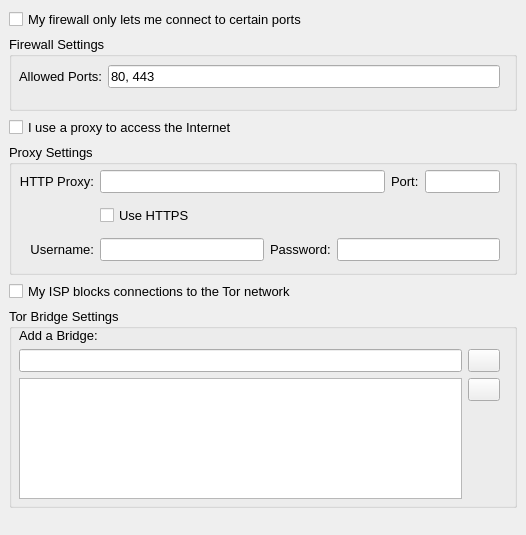
<ui version="4.0" >
 <class>FirewallPage</class>
 <widget class="QWidget" name="FirewallPage" >
  <property name="geometry" >
   <rect>
    <x>0</x>
    <y>0</y>
    <width>526</width>
    <height>535</height>
   </rect>
  </property>
  <property name="font" >
   <font>
    <pointsize>10</pointsize>
   </font>
  </property>
  <property name="contextMenuPolicy" >
   <enum>Qt::NoContextMenu</enum>
  </property>
  <layout class="QVBoxLayout" >
   <property name="margin" >
    <number>9</number>
   </property>
   <property name="spacing" >
    <number>6</number>
   </property>
   <item>
    <widget class="QCheckBox" name="chkFascistFirewall" >
     <property name="contextMenuPolicy" >
      <enum>Qt::NoContextMenu</enum>
     </property>
     <property name="toolTip" >
      <string>Check to run as a Tor network server</string>
     </property>
     <property name="text" >
      <string>My firewall only lets me connect to certain ports</string>
     </property>
     <property name="checked" >
      <bool>false</bool>
     </property>
    </widget>
   </item>
   <item>
    <widget class="QGroupBox" name="grpFirewallSettings" >
     <property name="sizePolicy" >
      <sizepolicy>
       <hsizetype>5</hsizetype>
       <vsizetype>1</vsizetype>
       <horstretch>0</horstretch>
       <verstretch>0</verstretch>
      </sizepolicy>
     </property>
     <property name="minimumSize" >
      <size>
       <width>0</width>
       <height>75</height>
      </size>
     </property>
     <property name="title" >
      <string>Firewall Settings</string>
     </property>
     <widget class="QWidget" name="horizontalLayout" >
      <property name="geometry" >
       <rect>
        <x>10</x>
        <y>20</y>
        <width>481</width>
        <height>41</height>
       </rect>
      </property>
      <layout class="QHBoxLayout" >
       <property name="margin" >
        <number>0</number>
       </property>
       <property name="spacing" >
        <number>6</number>
       </property>
       <item>
        <widget class="QLabel" name="lblAllowedPorts" >
         <property name="text" >
          <string>Allowed Ports:</string>
         </property>
        </widget>
       </item>
       <item>
        <widget class="QLineEdit" name="lineAllowedPorts" >
         <property name="sizePolicy" >
          <sizepolicy>
           <hsizetype>7</hsizetype>
           <vsizetype>0</vsizetype>
           <horstretch>0</horstretch>
           <verstretch>0</verstretch>
          </sizepolicy>
         </property>
         <property name="inputMask" >
          <string/>
         </property>
         <property name="text" >
          <string>80, 443</string>
         </property>
        </widget>
       </item>
      </layout>
     </widget>
    </widget>
   </item>
   <item>
    <widget class="QCheckBox" name="chkUseProxy" >
     <property name="text" >
      <string>I use a proxy to access the Internet</string>
     </property>
    </widget>
   </item>
   <item>
    <widget class="QGroupBox" name="grpProxySettings" >
     <property name="sizePolicy" >
      <sizepolicy>
       <hsizetype>5</hsizetype>
       <vsizetype>1</vsizetype>
       <horstretch>0</horstretch>
       <verstretch>0</verstretch>
      </sizepolicy>
     </property>
     <property name="minimumSize" >
      <size>
       <width>0</width>
       <height>131</height>
      </size>
     </property>
     <property name="title" >
      <string>Proxy Settings</string>
     </property>
     <widget class="QWidget" name="gridLayout" >
      <property name="geometry" >
       <rect>
        <x>10</x>
        <y>20</y>
        <width>481</width>
        <height>105</height>
       </rect>
      </property>
      <layout class="QGridLayout" >
       <property name="margin" >
        <number>0</number>
       </property>
       <property name="spacing" >
        <number>6</number>
       </property>
       <item row="2" column="0" >
        <widget class="QLabel" name="label_3" >
         <property name="text" >
          <string>Username:</string>
         </property>
         <property name="alignment" >
          <set>Qt::AlignRight|Qt::AlignTrailing|Qt::AlignVCenter</set>
         </property>
        </widget>
       </item>
       <item row="1" column="1" colspan="3" >
        <widget class="QCheckBox" name="chkProxyUseHttps" >
         <property name="text" >
          <string>Use HTTPS</string>
         </property>
        </widget>
       </item>
       <item row="0" column="0" >
        <widget class="QLabel" name="lblHttpProxy" >
         <property name="text" >
          <string>HTTP Proxy:</string>
         </property>
         <property name="alignment" >
          <set>Qt::AlignRight|Qt::AlignTrailing|Qt::AlignVCenter</set>
         </property>
        </widget>
       </item>
       <item row="1" column="4" >
        <spacer>
         <property name="orientation" >
          <enum>Qt::Horizontal</enum>
         </property>
         <property name="sizeHint" >
          <size>
           <width>40</width>
           <height>20</height>
          </size>
         </property>
        </spacer>
       </item>
       <item row="2" column="1" colspan="4" >
        <layout class="QHBoxLayout" >
         <property name="margin" >
          <number>0</number>
         </property>
         <property name="spacing" >
          <number>6</number>
         </property>
         <item>
          <widget class="QLineEdit" name="lineHttpProxyUsername" />
         </item>
         <item>
          <widget class="QLabel" name="label_4" >
           <property name="text" >
            <string>Password:</string>
           </property>
          </widget>
         </item>
         <item>
          <widget class="QLineEdit" name="lineHttpProxyPassword" >
           <property name="echoMode" >
            <enum>QLineEdit::Password</enum>
           </property>
          </widget>
         </item>
        </layout>
       </item>
       <item row="0" column="1" colspan="4" >
        <layout class="QHBoxLayout" >
         <property name="margin" >
          <number>0</number>
         </property>
         <property name="spacing" >
          <number>6</number>
         </property>
         <item>
          <widget class="QLineEdit" name="lineHttpProxyAddress" />
         </item>
         <item>
          <widget class="QLabel" name="label_2" >
           <property name="text" >
            <string>Port:</string>
           </property>
          </widget>
         </item>
         <item>
          <widget class="QLineEdit" name="lineHttpProxyPort" >
           <property name="maximumSize" >
            <size>
             <width>75</width>
             <height>16777215</height>
            </size>
           </property>
           <property name="maxLength" >
            <number>5</number>
           </property>
          </widget>
         </item>
        </layout>
       </item>
      </layout>
     </widget>
    </widget>
   </item>
   <item>
    <widget class="QCheckBox" name="chkUseBridge" >
     <property name="text" >
      <string>My ISP blocks connections to the Tor network</string>
     </property>
    </widget>
   </item>
   <item>
    <widget class="QGroupBox" name="grpBridgeSettings" >
     <property name="sizePolicy" >
      <sizepolicy>
       <hsizetype>5</hsizetype>
       <vsizetype>7</vsizetype>
       <horstretch>0</horstretch>
       <verstretch>0</verstretch>
      </sizepolicy>
     </property>
     <property name="minimumSize" >
      <size>
       <width>0</width>
       <height>200</height>
      </size>
     </property>
     <property name="title" >
      <string>Tor Bridge Settings</string>
     </property>
     <widget class="QWidget" name="verticalLayout" >
      <property name="geometry" >
       <rect>
        <x>10</x>
        <y>20</y>
        <width>481</width>
        <height>171</height>
       </rect>
      </property>
      <layout class="QVBoxLayout" >
       <property name="margin" >
        <number>0</number>
       </property>
       <property name="spacing" >
        <number>6</number>
       </property>
       <item>
        <widget class="QLabel" name="lblAddBridge" >
         <property name="sizePolicy" >
          <sizepolicy>
           <hsizetype>7</hsizetype>
           <vsizetype>5</vsizetype>
           <horstretch>0</horstretch>
           <verstretch>0</verstretch>
          </sizepolicy>
         </property>
         <property name="text" >
          <string>Add a Bridge:</string>
         </property>
        </widget>
       </item>
       <item>
        <layout class="QHBoxLayout" >
         <property name="margin" >
          <number>0</number>
         </property>
         <property name="spacing" >
          <number>6</number>
         </property>
         <item>
          <layout class="QVBoxLayout" >
           <property name="margin" >
            <number>0</number>
           </property>
           <property name="spacing" >
            <number>6</number>
           </property>
           <item>
            <widget class="QLineEdit" name="lineBridge" />
           </item>
           <item>
            <widget class="QListWidget" name="listBridges" />
           </item>
          </layout>
         </item>
         <item>
          <layout class="QVBoxLayout" >
           <property name="margin" >
            <number>0</number>
           </property>
           <property name="spacing" >
            <number>6</number>
           </property>
           <item>
            <widget class="QPushButton" name="btnAddBridge" >
             <property name="maximumSize" >
              <size>
               <width>32</width>
               <height>32</height>
              </size>
             </property>
             <property name="text" >
              <string/>
             </property>
             <property name="icon" >
              <iconset resource="../res/vidalia_common.qrc" >:/images/22x22/list-add.png</iconset>
             </property>
            </widget>
           </item>
           <item>
            <widget class="QPushButton" name="btnRemoveBridge" >
             <property name="maximumSize" >
              <size>
               <width>32</width>
               <height>32</height>
              </size>
             </property>
             <property name="text" >
              <string/>
             </property>
             <property name="icon" >
              <iconset resource="../res/vidalia_common.qrc" >:/images/22x22/list-remove.png</iconset>
             </property>
            </widget>
           </item>
           <item>
            <spacer>
             <property name="orientation" >
              <enum>Qt::Vertical</enum>
             </property>
             <property name="sizeHint" >
              <size>
               <width>20</width>
               <height>40</height>
              </size>
             </property>
            </spacer>
           </item>
          </layout>
         </item>
        </layout>
       </item>
      </layout>
     </widget>
    </widget>
   </item>
   <item>
    <spacer>
     <property name="orientation" >
      <enum>Qt::Vertical</enum>
     </property>
     <property name="sizeHint" >
      <size>
       <width>20</width>
       <height>40</height>
      </size>
     </property>
    </spacer>
   </item>
  </layout>
 </widget>
 <tabstops>
  <tabstop>chkFascistFirewall</tabstop>
 </tabstops>
 <resources>
  <include location="../res/vidalia_common.qrc" />
 </resources>
 <connections>
  <connection>
   <sender>chkFascistFirewall</sender>
   <signal>toggled(bool)</signal>
   <receiver>grpFirewallSettings</receiver>
   <slot>setVisible(bool)</slot>
   <hints>
    <hint type="sourcelabel" >
     <x>222</x>
     <y>21</y>
    </hint>
    <hint type="destinationlabel" >
     <x>222</x>
     <y>82</y>
    </hint>
   </hints>
  </connection>
  <connection>
   <sender>chkUseProxy</sender>
   <signal>toggled(bool)</signal>
   <receiver>grpProxySettings</receiver>
   <slot>setVisible(bool)</slot>
   <hints>
    <hint type="sourcelabel" >
     <x>222</x>
     <y>143</y>
    </hint>
    <hint type="destinationlabel" >
     <x>222</x>
     <y>216</y>
    </hint>
   </hints>
  </connection>
  <connection>
   <sender>chkUseBridge</sender>
   <signal>toggled(bool)</signal>
   <receiver>grpBridgeSettings</receiver>
   <slot>setVisible(bool)</slot>
   <hints>
    <hint type="sourcelabel" >
     <x>222</x>
     <y>305</y>
    </hint>
    <hint type="destinationlabel" >
     <x>222</x>
     <y>390</y>
    </hint>
   </hints>
  </connection>
 </connections>
</ui>
